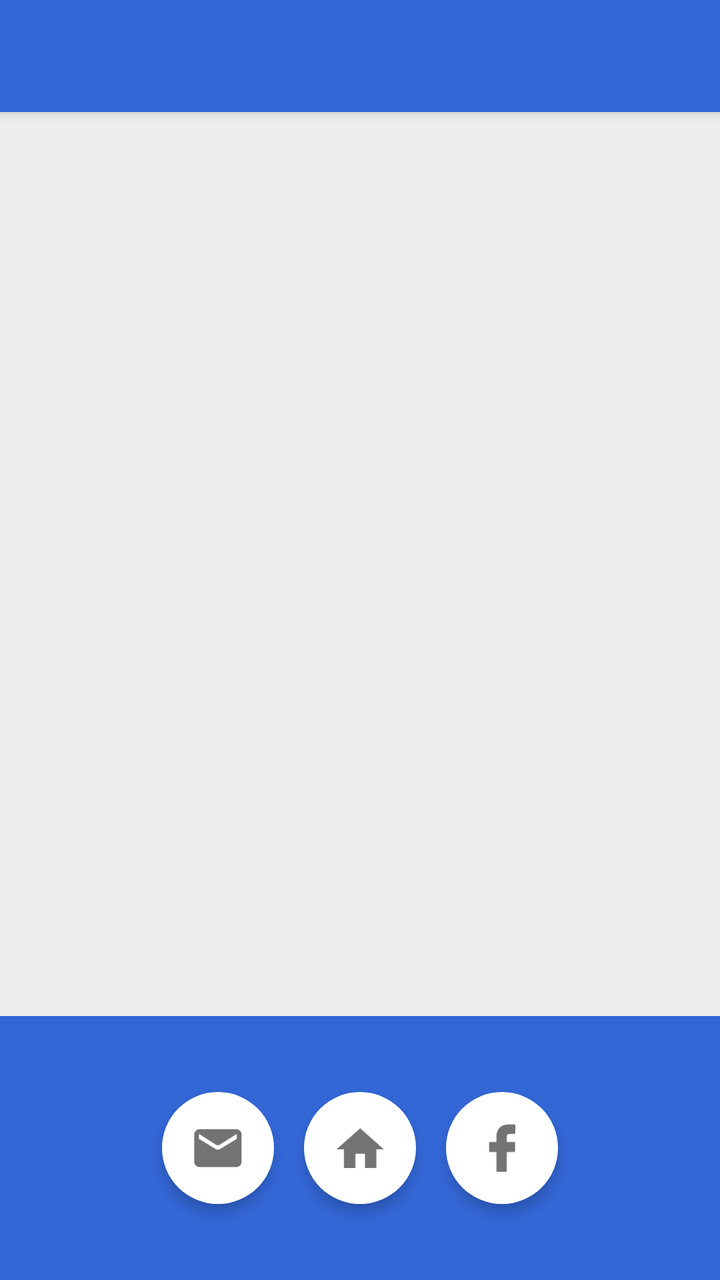
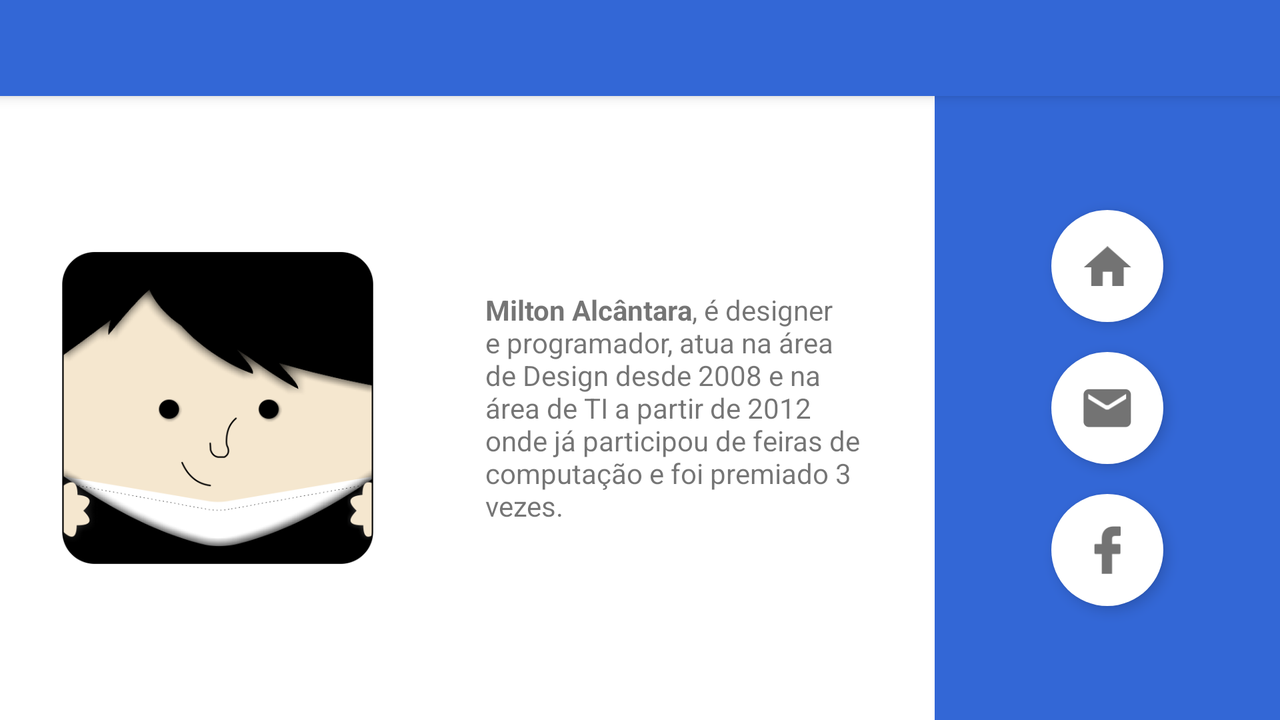

Compare how this app lays out the same screen by default and in its alternative resource folder. The renders come first, then the two layout files and the values they reference.
<!-- AndroidManifest.xml: activity theme AppTheme.NoActionBar2 -->
<!-- res/layout/activity_sobre.xml -->
<?xml version="1.0" encoding="utf-8"?>
<LinearLayout xmlns:android="http://schemas.android.com/apk/res/android"
    xmlns:app="http://schemas.android.com/apk/res-auto"
    android:layout_width="match_parent"
    android:layout_height="match_parent"
    android:background="#EEEEEE"
    android:orientation="vertical">

    <android.support.v7.widget.Toolbar xmlns:android="http://schemas.android.com/apk/res/android"
        android:id="@+id/toolbar"
        android:layout_width="match_parent"
        android:layout_height="?attr/actionBarSize"
        android:layout_alignParentLeft="true"
        android:layout_alignParentStart="true"
        android:background="@color/colorPrimary"
        android:elevation="4dp"
        android:minHeight="?attr/actionBarSize"
        app:popupTheme="@style/ThemeOverlay.AppCompat.Light" />

    <LinearLayout
        android:id="@+id/id_icone_texto"
        android:layout_width="fill_parent"
        android:layout_height="fill_parent"
        android:layout_weight="0.1"
        android:background="@android:color/white"
        android:gravity="center_horizontal"
        android:orientation="vertical"
        android:visibility="invisible">

        <LinearLayout
            android:layout_width="fill_parent"
            android:layout_height="fill_parent"
            android:layout_weight="0.2"
            android:baselineAligned="false"
            android:gravity="center_horizontal">

            <LinearLayout
                android:id="@+id/espaco"
                android:layout_width="fill_parent"
                android:layout_height="fill_parent"
                android:layout_weight="0.15"
                android:gravity="center_horizontal"
                android:orientation="vertical">

            </LinearLayout>

            <LinearLayout
                android:layout_width="fill_parent"
                android:layout_height="fill_parent"
                android:layout_weight="0.1"
                android:gravity="center_horizontal">

                <ImageView
                    android:layout_width="wrap_content"
                    android:layout_height="wrap_content"
                    android:layout_gravity="center_vertical|bottom"
                    android:adjustViewBounds="true"
                    android:contentDescription="@string/descricao_icone_milton"
                    android:scaleType="centerCrop"
                    android:src="@drawable/ic_milton" />
            </LinearLayout>

            <LinearLayout
                android:id="@+id/espaco2"
                android:layout_width="fill_parent"
                android:layout_height="fill_parent"
                android:layout_weight="0.15"
                android:gravity="center_horizontal"
                android:orientation="vertical">

            </LinearLayout>


        </LinearLayout>

        <LinearLayout
            android:layout_width="fill_parent"
            android:layout_height="fill_parent"
            android:layout_weight="0.24"
            android:gravity="center_horizontal|center_vertical"
            android:paddingLeft="45dp"
            android:paddingRight="45dp">

            <TextView
                android:id="@+id/textView2"
                android:layout_width="wrap_content"
                android:layout_height="wrap_content"
                android:text="@string/sobre_o_app"
                android:textAppearance="?android:attr/textAppearanceSmall" />
        </LinearLayout>
    </LinearLayout>

    <LinearLayout
        android:layout_width="fill_parent"
        android:layout_height="fill_parent"
        android:layout_weight="0.27"
        android:background="@color/colorPrimary"
        android:gravity="center_horizontal|center_vertical">

        <android.support.design.widget.FloatingActionButton
            android:id="@+id/fab_email"
            android:layout_width="wrap_content"
            android:layout_height="wrap_content"
            android:layout_marginRight="15dp"
            android:src="@drawable/fab_email"
            app:backgroundTint="#FFF"
            app:borderWidth="0dp"
            app:elevation="4dp" />

        <android.support.design.widget.FloatingActionButton
            android:id="@+id/fab_web"
            android:layout_width="wrap_content"
            android:layout_height="wrap_content"
            android:layout_marginRight="15dp"
            android:src="@drawable/fab_homepage"
            app:backgroundTint="#FFF"
            app:borderWidth="0dp"
            app:elevation="4dp" />

        <android.support.design.widget.FloatingActionButton
            android:id="@+id/fab_pessoal"
            android:layout_width="wrap_content"
            android:layout_height="wrap_content"
            android:src="@drawable/fab_perfil_fb"
            app:backgroundTint="#FFF"
            app:borderWidth="0dp"
            app:elevation="4dp" />

    </LinearLayout>

</LinearLayout>
<!-- resources referenced by this layout -->
<resources>
  <color name="colorPrimary">#3367D6</color>
  <!-- drawable fab_email: png bitmap (drawable-hdpi, 3499 bytes) -->
  <!-- drawable fab_homepage: png bitmap (drawable-hdpi, 3159 bytes) -->
  <!-- drawable fab_perfil_fb: png bitmap (drawable-hdpi, 3067 bytes) -->
  <!-- drawable ic_milton: png bitmap (drawable-xhdpi, 26664 bytes) -->
  <string name="descricao_icone_milton">Ícone do desenvolvedor do aplicativo</string>
  <string name="sobre_o_app"><b>Milton Alcântara</b>, é designer e programador, atua na área de Design desde 2008 e na área de TI a partir de 2012 onde já participou de feiras de computação e foi premiado 3 vezes.</string>
  <!-- from res/values-v21/ -->
  <style name="AppTheme.NoActionBar2" parent="Theme.AppCompat.Light.NoActionBar">
          
          <item name="colorPrimary">@color/colorPrimary</item>
          <item name="colorPrimaryDark">@color/colorPrimaryDark</item>
          <item name="colorAccent">@color/colorAccent</item>
      </style>
  <color name="colorPrimaryDark">#224daa</color>
  <color name="colorAccent">#FF4081</color>
</resources>
<!-- res/layout-land/activity_sobre.xml (the author's variant of the layout above) -->
<!-- drawn on the phone turned sideways -->
<?xml version="1.0" encoding="utf-8"?>
<LinearLayout xmlns:android="http://schemas.android.com/apk/res/android"
    xmlns:app="http://schemas.android.com/apk/res-auto"
    android:layout_width="match_parent"
    android:layout_height="match_parent"
    android:orientation="vertical">

    <android.support.v7.widget.Toolbar xmlns:android="http://schemas.android.com/apk/res/android"
        android:id="@+id/toolbar"
        android:layout_width="match_parent"
        android:layout_height="?attr/actionBarSize"
        android:layout_alignParentLeft="true"
        android:layout_alignParentStart="true"
        android:background="@color/colorPrimary"
        android:elevation="4dp"
        android:minHeight="?attr/actionBarSize"
        app:popupTheme="@style/ThemeOverlay.AppCompat.Light" />

    <LinearLayout
        android:layout_width="fill_parent"
        android:layout_height="0dp"
        android:layout_weight="0.23"
        android:background="#EEEEEE"
        android:baselineAligned="false"
        android:gravity="center_horizontal">

        <LinearLayout
            android:id="@+id/id_icone_texto"
            android:layout_width="fill_parent"
            android:layout_height="fill_parent"
            android:layout_weight="0.1"
            android:background="@android:color/white"
            android:baselineAligned="false"
            android:gravity="center_horizontal">

            <LinearLayout
                android:layout_width="fill_parent"
                android:layout_height="fill_parent"
                android:layout_weight="0.23"
                android:gravity="center_horizontal"
                android:orientation="vertical">

                <LinearLayout
                    android:id="@+id/espaco"
                    android:layout_width="fill_parent"
                    android:layout_height="fill_parent"
                    android:layout_weight="0.15"
                    android:gravity="center_horizontal"
                    android:orientation="vertical">

                </LinearLayout>

                <LinearLayout
                    android:layout_width="fill_parent"
                    android:layout_height="fill_parent"
                    android:layout_weight="0.1"
                    android:gravity="center_horizontal">

                    <ImageView
                        android:layout_width="wrap_content"
                        android:layout_height="wrap_content"
                        android:layout_gravity="center"
                        android:adjustViewBounds="true"
                        android:contentDescription="@string/descricao_icone_milton"
                        android:scaleType="centerCrop"
                        android:src="@drawable/ic_milton" />
                </LinearLayout>

                <LinearLayout
                    android:id="@+id/espaco2"
                    android:layout_width="fill_parent"
                    android:layout_height="fill_parent"
                    android:layout_weight="0.15"
                    android:gravity="center_horizontal"
                    android:orientation="vertical">

                </LinearLayout>


            </LinearLayout>

            <LinearLayout
                android:layout_width="fill_parent"
                android:layout_height="fill_parent"
                android:layout_weight="0.2"
                android:gravity="center_horizontal|center_vertical"
                android:paddingLeft="25dp"
                android:paddingRight="25dp">


                <TextView
                    android:id="@+id/textView2"
                    android:layout_width="wrap_content"
                    android:layout_height="wrap_content"
                    android:text="@string/sobre_o_app"
                    android:textAppearance="?android:attr/textAppearanceSmall" />
            </LinearLayout>
        </LinearLayout>


        <LinearLayout
            android:layout_width="fill_parent"
            android:layout_height="fill_parent"
            android:layout_weight="0.27"
            android:background="@color/colorPrimary"
            android:gravity="center_horizontal|center_vertical"

            android:orientation="vertical">

            <android.support.design.widget.FloatingActionButton
                android:id="@+id/fab_web"
                android:layout_width="wrap_content"
                android:layout_height="wrap_content"
                android:src="@drawable/fab_homepage"
                app:backgroundTint="#FFF"
                app:borderWidth="0dp"
                app:elevation="4dp" />

            <android.support.design.widget.FloatingActionButton
                android:id="@+id/fab_email"
                android:layout_width="wrap_content"
                android:layout_height="wrap_content"
                android:layout_marginBottom="15dp"
                android:layout_marginTop="15dp"
                android:src="@drawable/fab_email"
                app:backgroundTint="#FFF"
                app:borderWidth="0dp"
                app:elevation="4dp" />

            <android.support.design.widget.FloatingActionButton
                android:id="@+id/fab_pessoal"
                android:layout_width="wrap_content"
                android:layout_height="wrap_content"
                android:src="@drawable/fab_perfil_fb"
                app:backgroundTint="#FFF"
                app:borderWidth="0dp"
                app:elevation="4dp" />

        </LinearLayout>
    </LinearLayout>
</LinearLayout>
